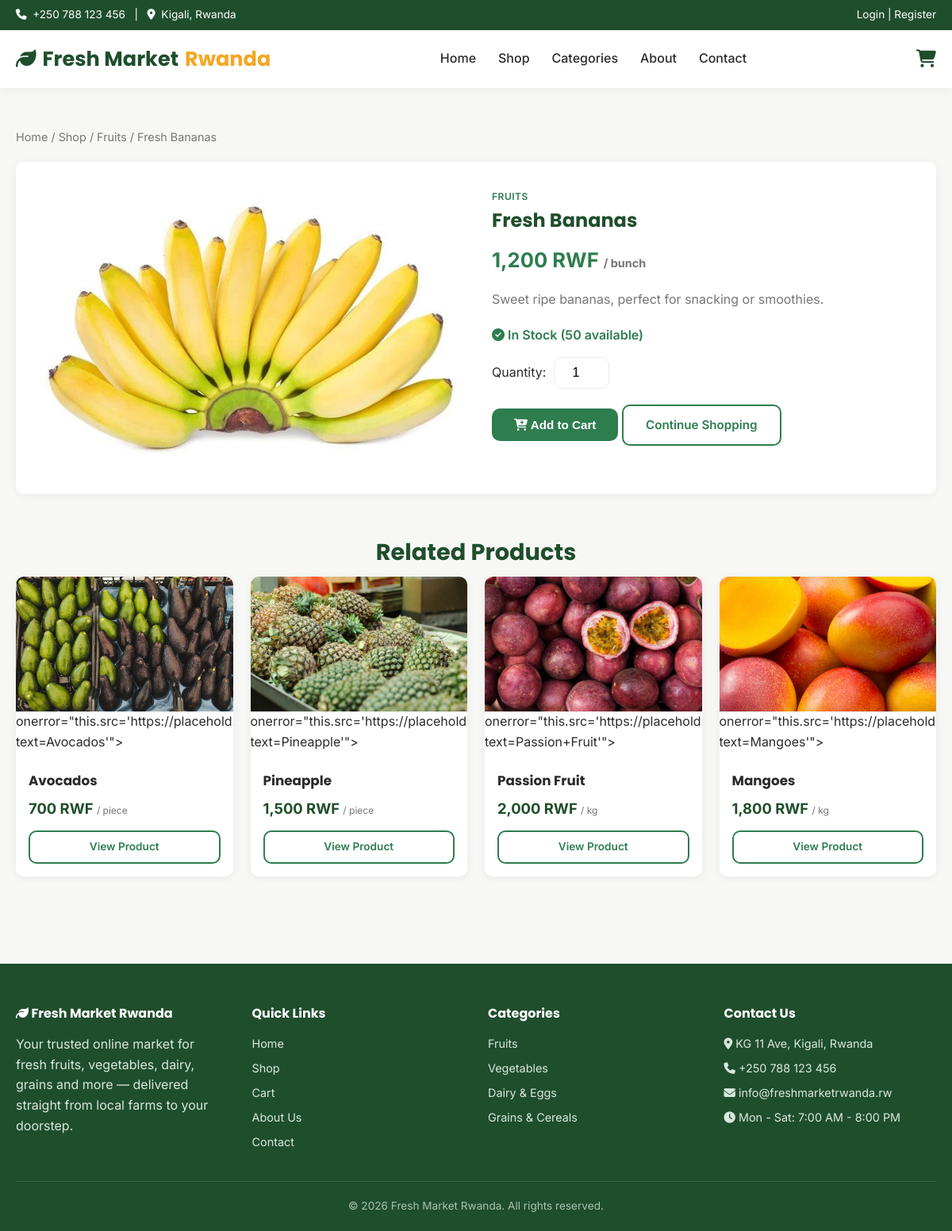
Page /product-detail.php?slug=fresh-bananas on the committed database.
### tables this page shows
CREATE TABLE `products` (
  `product_id` int(11) NOT NULL,
  `category_id` int(11) NOT NULL,
  `name` varchar(150) NOT NULL,
  `slug` varchar(150) NOT NULL,
  `description` text DEFAULT NULL,
  `price` decimal(10,2) NOT NULL,
  `unit` varchar(30) DEFAULT 'kg',
  `stock_quantity` int(11) NOT NULL DEFAULT 0,
  `image` varchar(255) DEFAULT NULL,
  `is_featured` tinyint(1) DEFAULT 0,
  `status` enum('active','inactive') DEFAULT 'active',
  `created_at` timestamp NOT NULL DEFAULT current_timestamp(),
  `updated_at` timestamp NOT NULL DEFAULT current_timestamp() ON UPDATE current_timestamp()
);

CREATE TABLE `categories` (
  `category_id` int(11) NOT NULL,
  `name` varchar(100) NOT NULL,
  `slug` varchar(100) NOT NULL,
  `description` text DEFAULT NULL,
  `image` varchar(255) DEFAULT NULL,
  `created_at` timestamp NOT NULL DEFAULT current_timestamp()
);

### includes/functions.php (called while the page is built, shortened)
<?php
function formatPrice($amount) {
    return number_format($amount, 0) . ' RWF';
}
function e($value) {
    return htmlspecialchars($value ?? '', ENT_QUOTES, 'UTF-8');
}

### product-detail.php (the view, shortened to what this page needs)
<?php
require_once __DIR__ . '/includes/functions.php';
$slug = $_GET['slug'] ?? '';
$stmt = $pdo->prepare("SELECT p.*, c.name AS category_name, c.slug AS category_slug FROM products p
                        JOIN categories c ON p.category_id = c.category_id
                        WHERE p.slug = ? AND p.status = 'active'");
$stmt->execute([$slug]);
$product = $stmt->fetch();
$stmt = $pdo->prepare("SELECT * FROM products WHERE category_id = ? AND product_id != ? AND status = 'active' LIMIT 4");
$stmt->execute([$product['category_id'], $product['product_id']]);
$related = $stmt->fetchAll();
require_once __DIR__ . '/includes/header.php';
?>
<section class="section">
    <div class="container">
        <p style="margin-bottom:20px;font-size:0.9rem;color:var(--gray-500);">
            <a href="index.php">Home</a> / <a href="products.php">Shop</a> /
            <a href="products.php?category=<?= e($product['category_slug']) ?>"><?= e($product['category_name']) ?></a> /
            <?= e($product['name']) ?>
        </p>
        <div class="product-detail">
            <img src="/assets/images/products/<?= e($product['image']) ?>" alt="<?= e($product['name']) ?>"
                 onerror="this.src='https://placehold.co/500x400/e8f5e9/2e7d4f?text=<?= urlencode($product['name']) ?>'">
            <div>
                <span class="product-category"><?= e($product['category_name']) ?></span>
                <h1><?= e($product['name']) ?></h1>
                <div class="price"><?= formatPrice($product['price']) ?> <small style="font-size:0.9rem;color:var(--gray-500);">/ <?= e($product['unit']) ?></small></div>
                <p class="desc"><?= nl2br(e($product['description'])) ?></p>
                <?php if ($product['stock_quantity'] > 0): ?>
                    <p style="color:var(--green);font-weight:600;margin-bottom:14px;"><i class="fa-solid fa-check-circle"></i> In Stock (<?= $product['stock_quantity'] ?> available)</p>
                    <form action="cart.php" method="post">
                        <div class="qty-input">
                            <label for="quantity">Quantity:</label>
                            <input type="number" id="quantity" name="quantity" value="1" min="1" max="<?= $product['stock_quantity'] ?>">
                        </div>
                        <button type="submit" class="btn btn-primary"><i class="fa-solid fa-cart-plus"></i> Add to Cart</button>
                        <a href="products.php" class="btn btn-outline">Continue Shopping</a>
                    </form>
                <?php else: ?>
                    <p class="out-of-stock" style="font-size:1rem;margin-bottom:14px;"><i class="fa-solid fa-circle-xmark"></i> Out of Stock</p>
                    <a href="products.php" class="btn btn-outline">Continue Shopping</a>
                <?php endif; ?>
            </div>
        </div>
        <?php if (!empty($related)): ?>
        <h2 class="section-title" style="margin-top:50px;">Related Products</h2>
        <div class="product-grid">
            <?php foreach ($related as $rp): ?>
                <div class="product-card">
                    <img src="/assets/images/products/<?= e($rp['image']) ?>" alt="<?= e($rp['name']) ?>" class="product-img">
                         onerror="this.src='https://placehold.co/300x200/e8f5e9/2e7d4f?text=<?= urlencode($rp['name']) ?>'">
                    <div class="product-info">
                        <h3 class="product-name"><?= e($rp['name']) ?></h3>
                        <div class="product-price"><?= formatPrice($rp['price']) ?> <small>/ <?= e($rp['unit']) ?></small></div>
                        <div class="product-actions">
                            <a href="product-detail.php?slug=<?= e($rp['slug']) ?>" class="btn btn-outline btn-sm btn-block">View Product</a>
                        </div>
                    </div>
                </div>
            <?php endforeach; ?>
        </div>
        <?php endif; ?>
    </div>
</section>
<?php require_once __DIR__ . '/includes/footer.php'; ?>

### assets/css/style.css (style rules this page uses)
:root { --green-dark: #1f4e2c; --green: #2e7d4f; --green-light: #e8f5e9; --accent: #f5a623; --accent-dark: #d6890a; --gray-100: #f7f8f6; --gray-200: #ececec; --gray-500: #767676; --gray-800: #2b2b2b; --white: #ffffff; --radius: 10px; --shadow: 0 2px 12px rgba(0,0,0,0.06); --shadow-md: 0 6px 24px rgba(0,0,0,0.10); --font-heading: 'Poppins', 'Segoe UI', sans-serif; --font-body: 'Inter', 'Segoe UI', sans-serif; }
* { margin: 0; padding: 0; box-sizing: border-box; }
body { font-family: var(--font-body); color: var(--gray-800); background: var(--gray-100); line-height: 1.6; }
a { text-decoration: none; color: inherit; }
img { max-width: 100%; display: block; }
.container { max-width: 1200px; margin: 0 auto; padding: 0 20px; }
.btn { display: inline-block; padding: 12px 28px; border-radius: var(--radius); font-weight: 600; font-size: 0.95rem; cursor: pointer; border: none; transition: all 0.2s ease; text-align: center; }
.btn-primary { background: var(--green); color: var(--white); }
.btn-outline { background: transparent; border: 2px solid var(--green); color: var(--green); }
.btn-sm { padding: 8px 16px; font-size: 0.85rem; }
.btn-block { width: 100%; }
.section { padding: 50px 0; }
.section-title { font-family: var(--font-heading); font-size: 1.8rem; color: var(--green-dark); margin-bottom: 8px; text-align: center; }
.product-grid { display: grid; grid-template-columns: repeat(auto-fill, minmax(220px, 1fr)); gap: 22px; }
.product-card { background: var(--white); border-radius: var(--radius); overflow: hidden; box-shadow: var(--shadow); transition: transform 0.2s, box-shadow 0.2s; display: flex; flex-direction: column; }
.product-img { width: 100%; height: 170px; object-fit: cover; background: var(--gray-200); }
.product-info { padding: 16px; flex: 1; display: flex; flex-direction: column; }
.product-category { font-size: 0.75rem; text-transform: uppercase; color: var(--green); font-weight: 600; letter-spacing: 0.5px; }
.product-name { font-family: var(--font-heading); font-size: 1.05rem; margin: 6px 0 8px; color: var(--gray-800); }
.product-price { font-size: 1.15rem; font-weight: 700; color: var(--green-dark); margin-bottom: 12px; }
.product-price small { font-size: 0.75rem; color: var(--gray-500); font-weight: 400; }
.product-actions { margin-top: auto; display: flex; gap: 8px; }
.product-card { position: relative; }
.product-detail { display: grid; grid-template-columns: 1fr 1fr; gap: 40px; background: var(--white); padding: 30px; border-radius: var(--radius); box-shadow: var(--shadow); }
.product-detail img { border-radius: var(--radius); width: 100%; }
.product-detail h1 { font-family: var(--font-heading); color: var(--green-dark); margin-bottom: 10px; }
.product-detail .price { font-size: 1.6rem; font-weight: 700; color: var(--green); margin-bottom: 16px; }
.product-detail .desc { color: var(--gray-500); margin-bottom: 20px; }
.qty-input { display: flex; align-items: center; gap: 10px; margin-bottom: 20px; }
.qty-input input { width: 70px; padding: 10px; border: 1px solid var(--gray-200); border-radius: var(--radius); text-align: center; font-size: 1rem; }

### rows in the picture
products: category.name "Fruits", name "Fresh Bananas", image (picture), category.name "FRUITS", price "1,200 RWF", unit "bunch", description "Sweet ripe bananas, perfect for snacking or smoothies.", stock_quantity "50"
products: image (picture), name "Avocados", price "700 RWF", unit "piece"
products: image (picture), name "Pineapple", price "1,500 RWF", unit "piece"
products: image (picture), name "Passion+Fruit", name "Passion Fruit", price "2,000 RWF", unit "kg"
products: image (picture), name "Mangoes", price "1,800 RWF", unit "kg"
